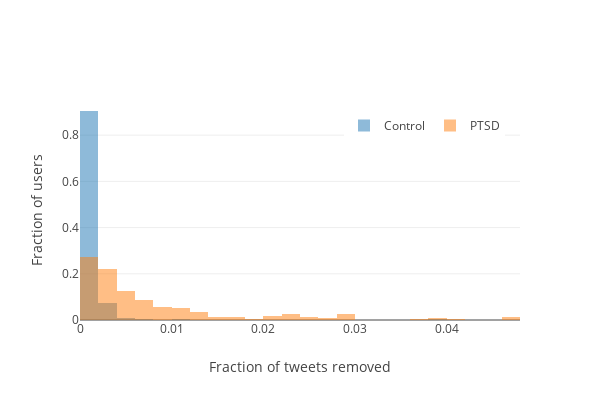

Notebook code cell kept with this figure:
### Code cell
trace1 = go.Histogram(
    x=ctrl_ptsd.loc[ctrl_ptsd['labels']==0]['mental_health_frac'],
    name='Control',
    opacity=0.5,
    histnorm='probability',
    xbins=dict(
        start=0.0,
        end=0.05,
        size=0.002
    )
)
trace2 = go.Histogram(
    x=ctrl_ptsd.loc[ctrl_ptsd['labels']==1]['mental_health_frac'],
    name='PTSD',
    opacity=0.5,
    histnorm='probability',
    xbins=dict(
        start=0.0,
        end=0.05,
        size=0.002
    )
)

data = [trace1, trace2]
layout = go.Layout(
    barmode='overlay', 
#     title='Depression vs. Control',
    xaxis=dict(title='Fraction of tweets removed'),
    yaxis=dict(title='Fraction of users'),
    width=600,
    height=400,
    legend=dict(orientation="h",x=0.6, y=0.95)
)
fig = go.Figure(data=data, layout=layout)
py.iplot(fig)

### Figure 1 — Plotly figure (JSON) as saved in the notebook; plotly's stock layout.template omitted (floating-point values rounded to 4 significant figures; data arrays with more than 128 entries replaced by an {"elided": "..."} marker saying what was removed)
{"data": [{"histnorm": "probability", "name": "Control", "opacity": 0.5, "type": "histogram", "uid": "ba298d02-b605-4716-b136-6b9ceb5d84d8", "x": {"elided": "241 float values"}, "xbins": {"end": 0.05, "size": 0.002, "start": 0}}, {"histnorm": "probability", "name": "PTSD", "opacity": 0.5, "type": "histogram", "uid": "a7eab20e-f224-43ff-9d5f-4d8ed286fd85", "x": {"elided": "243 float values"}, "xbins": {"end": 0.05, "size": 0.002, "start": 0}}], "layout": {"barmode": "overlay", "height": 400, "legend": {"orientation": "h", "x": 0.6, "y": 0.95}, "width": 600, "xaxis": {"title": "Fraction of tweets removed"}, "yaxis": {"title": "Fraction of users"}}}
